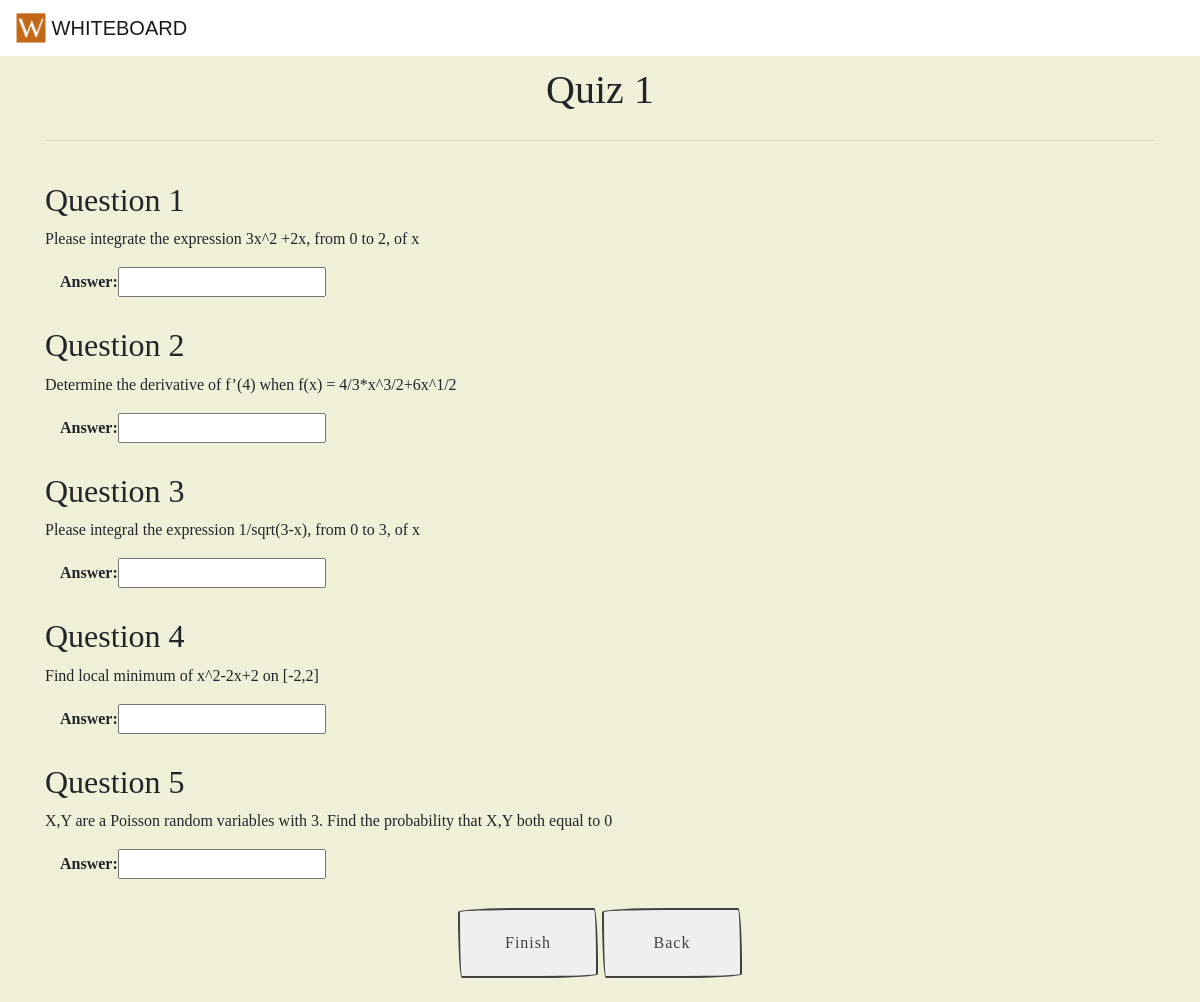
Page /quiz/1/ on the earlier database version.
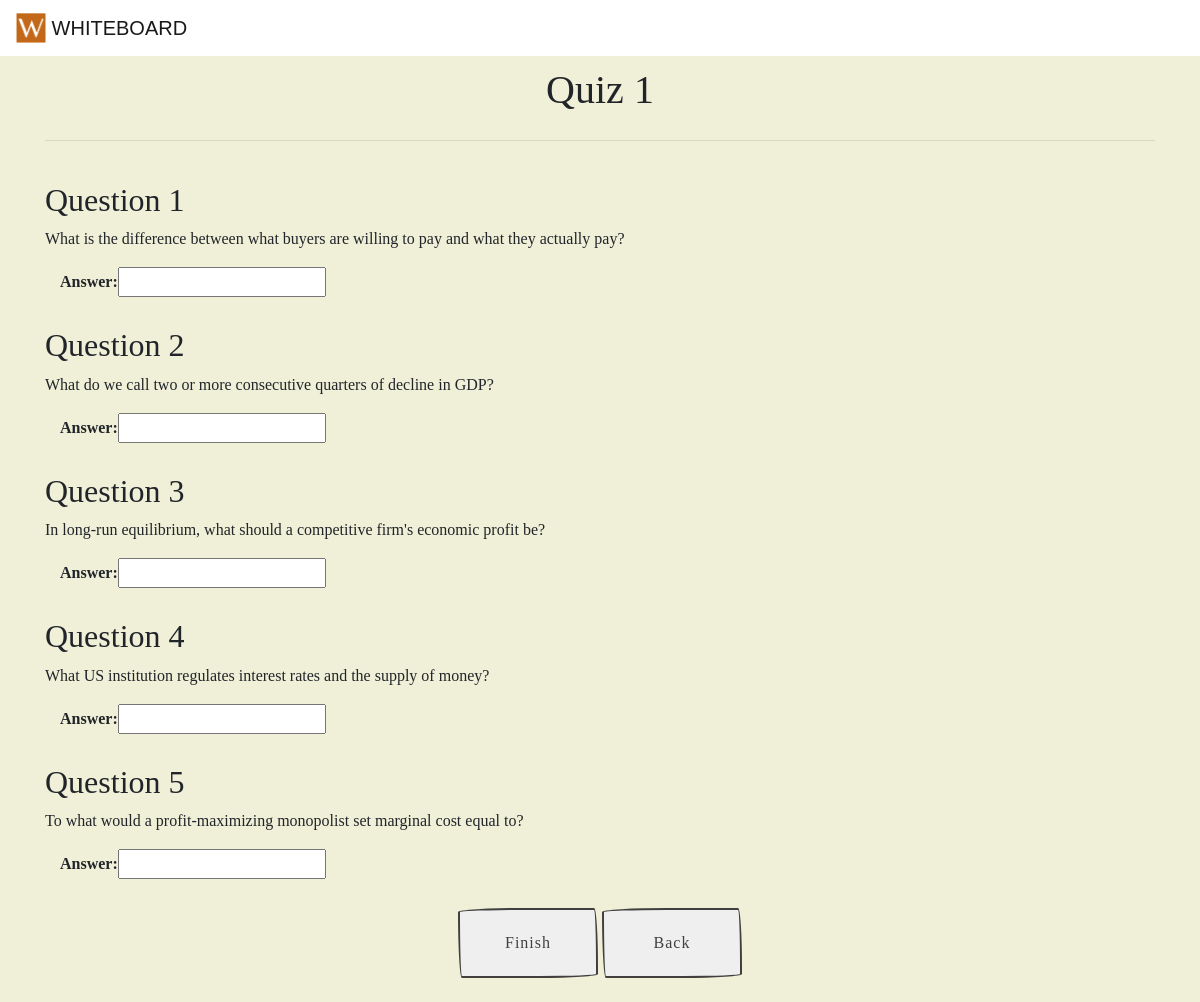
Same page on the later database version.
### canvas/models.py (models this page shows, shortened)
class Question(models.Model):
    question_id = models.IntegerField(primary_key=True)
    quiz_id = models.ForeignKey(Quiz, null=True, on_delete=models.CASCADE)
    body = models.CharField(max_length=280)
    answer = models.CharField(max_length=50)

### canvas/views.py (the view, shortened to what this page needs)
# urls.py: url(r'^quiz/(?P<quiz_id>[0-9]+)/$', QuizView.as_view(), name='specific_quiz'),
class QuizView(View):
	template = loader.get_template('Quiz.html')
	takeQuizForm = TakeQuizForm
	def get(self, request, quiz_id):
		try:
			quiz_specific = Quiz.objects.get(pk = quiz_id)
		except Quiz.DoesNotExist:
			raise Http404("Quiz does not exist.")
		allQuestions = Question.objects.all()
		quizSpecificQuestions = []
		for question in allQuestions:
			if question.quiz_id == quiz_specific:
				quizSpecificQuestions.append(question)
		numQuestions = len(quizSpecificQuestions)
		takeQuizFormInstance = self.takeQuizForm()
		return render(request, 'Quiz.html', {'quiz_specific':quiz_specific, 'quiz_id':quiz_id, 'quizSpecificQuestions':quizSpecificQuestions, 'takeQuizForm':takeQuizFormInstance, 'numQuestions':numQuestions})

### canvas/forms.py
class TakeQuizForm(forms.ModelForm):
	class Meta:
		model = Question
		fields = ['answer']

### templates/Quiz.html (shortened to what this page needs)
<!DOCTYPE html>
<html>
{% load static %}
<head>
	<link rel="stylesheet" href="https://maxcdn.bootstrapcdn.com/bootstrap/4.0.0-beta/css/bootstrap.min.css">
	<link rel="stylesheet" href= "{% static "style.css" %}">
</head>
<body>
	<nav class="navbar navbar-light bg-faded">
	  <a class="navbar-brand" href="{% url 'welcome'%}">
	    <img src="{% static "logo.png" %}" width="30" height="30" class="d-inline-block align-top" alt="">
	    WHITEBOARD
	  </a>
	</nav>
<div class="container">
	<h1 class="head">Quiz {{quiz_specific.quiz_id}} </h1>
		<hr>
		<table>
			<tbody>
        <form action="{% url 'create_assignment' %}" method="post">
				{% for question in quizSpecificQuestions %}
        <br>
          <h2>Question {{question.question_id}}</h2>
          <p>{{question.body}}</p>
            <div class="container">
              <b style = "font-family: Verdana">{{takeQuizForm.answer.label_tag}}</b>{{takeQuizForm.answer}}
            </div>
        {% endfor %}
      </form>
			</tbody>
		</table>
</div>
<center>
<br/>
<button class="button">Finish</button>
<button class="button" onclick="location.href={% url 'student_home'%}">Back</button>
<br>
<br>
</center>
</body>
</html>

Differences in the rows shown:
changed Question id 1: body "Please integrate the expression 3x^2 +2x, from 0 to 2, of x" → "What is the difference between what buyers are willing to pay and what they actually pay?"
changed Question id 2: body "Determine the derivative of f’(4) when f(x) = 4/3*x^3/2+6x^1/2" → "What do we call two or more consecutive quarters of decline in GDP?"
changed Question id 3: body "Please integral the expression 1/sqrt(3-x), from 0 to 3, of x" → "In long-run equilibrium, what should a competitive firm's economic profit be?"
changed Question id 4: body "Find local minimum of x^2-2x+2 on [-2,2]" → "What US institution regulates interest rates and the supply of money?"
changed Question id 5: body "X,Y are a Poisson random variables with 3. Find the probability that X,Y both equal to 0" → "To what would a profit-maximizing monopolist set marginal cost equal to?"
